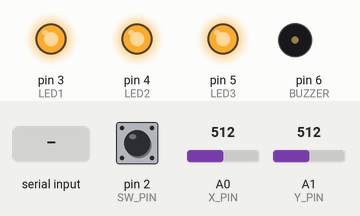
Recording of a sketch running on a simulated Arduino Uno, built with avr-gcc and run on an emulated ATmega328P. Parts: output pins drawn as LEDs (lit = HIGH), buzzer (waves = sounding, pin HIGH). The inputs (shaded band) are chosen by the test bench; at power-on: pin 2 (SW_PIN) HIGH, A0 (X_PIN) = 512, A1 (Y_PIN) = 512. What the sketch prints to the serial monitor is not drawn.

Above: at 1.2 s.
1.3 s: byte 30 received over Serial
At 2.5 s:
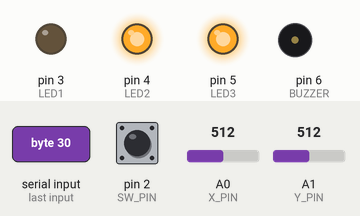
2.8 s: byte 90 received over Serial
At 3.7 s:
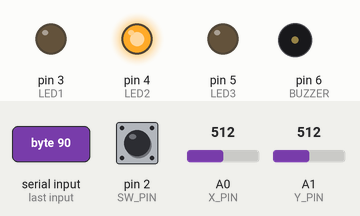
4.3 s: byte 120 received over Serial
At 4.9 s:
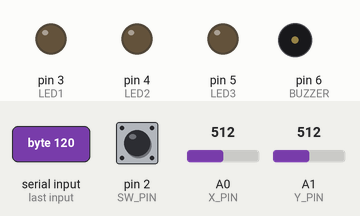
Timing chart, 0 to 7.3 s (numbered marks = the images above; inputs shaded):
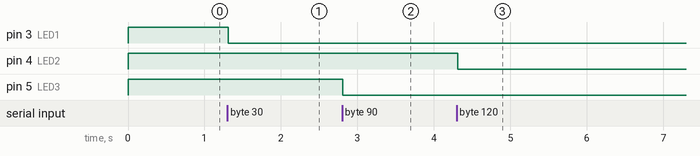

The sketch:

Coin_Quest.ino
```cpp
// LED pins
const int LED1 = 3;
const int LED2 = 4;
const int LED3 = 5;
const int BUZZER = 6;

// Joystick pins
const int X_PIN = A0;
const int Y_PIN = A1;
const int SW_PIN = 2;

void setup()
{
    Serial.begin(9600);

    // Set LED pins as outputs
    pinMode(LED1, OUTPUT);
    pinMode(LED2, OUTPUT);
    pinMode(LED3, OUTPUT);
    pinMode(BUZZER, OUTPUT);

    // Initially turn all LEDs on (3 lives)
    digitalWrite(LED1, HIGH);
    digitalWrite(LED2, HIGH);
    digitalWrite(LED3, HIGH);

    // Initialize joystick pins
    pinMode(X_PIN, INPUT);
    pinMode(Y_PIN, INPUT);
    pinMode(SW_PIN, INPUT_PULLUP);
}

void playHitSound()
{
    // Play a short beep when player gets hit
    tone(BUZZER, 500, 200);
    delay(200);
    noTone(BUZZER);
}

void loop()
{
    if (Serial.available() > 0)
    {
        int data = Serial.read();

        // Check if this is a hit signal (bit 7 is set)
        if (data & 0x80)
        {
            playHitSound();
        }

        // Update LEDs using the lower 3 bits
        digitalWrite(LED1, (data & 0x01) ? HIGH : LOW);
        digitalWrite(LED2, (data & 0x02) ? HIGH : LOW);
        digitalWrite(LED3, (data & 0x04) ? HIGH : LOW);
    }

    // Read joystick values
    int xValue = analogRead(X_PIN);
    int yValue = analogRead(Y_PIN);
    int swValue = digitalRead(SW_PIN);


    float xNormalized = map(xValue, -512, 1023, -1, 1);
    float yNormalized = map(yValue, 0, 1023, -1, 1);

    Serial.print(xNormalized);
    Serial.print(",");
    Serial.print(yNormalized);
    Serial.print(",");
    Serial.println(swValue);

    delay(20);
}
```

Measured:
- after the input at 1.3 s, pin 3 (LED1): HIGH → LOW at once
- after the input at 2.8 s, pin 5 (LED3): HIGH → LOW at once
- after the input at 4.3 s, pin 4 (LED2): HIGH → LOW at once
